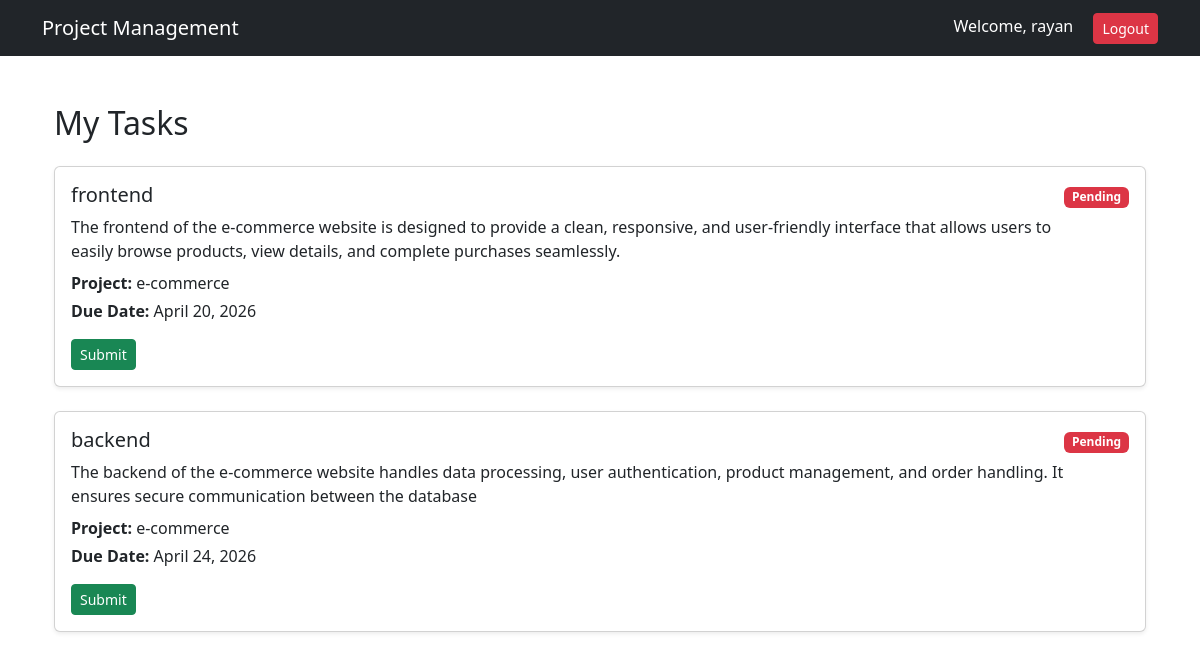
The page /mytasks/ (signed in) on the database its author committed.
### core/models.py (models this page shows, shortened)
class CustomUser(AbstractUser):
    USER_TYPE_CHOICES = (
        ('admin', 'Admin'),
        ('employee', 'Employee'),
    )
    user_type = models.CharField(max_length=20, choices=USER_TYPE_CHOICES, default='employee')
    phone = models.CharField(max_length=15, blank=True, null=True)
    profile_image = models.ImageField(upload_to='profiles/', blank=True, null=True)

class Task(models.Model):
    STATUS_CHOICES = [
        ('Pending', 'Pending'),
        ('In Progress', 'In Progress'),
        ('Completed', 'Completed'),
    ]
    title = models.CharField(max_length=200)
    description = models.TextField()
    status = models.CharField(max_length=20, choices=STATUS_CHOICES, default='Pending')
    project = models.ForeignKey(Project, on_delete=models.CASCADE)
    assigned_to = models.ForeignKey(settings.AUTH_USER_MODEL, on_delete=models.CASCADE)
    due_date = models.DateField()
    created_at = models.DateTimeField(auto_now_add=True)
    submission_file = models.FileField(upload_to='submissions/', null=True, blank=True)

class Project(models.Model):
    STATUS_CHOICES = [
        ('Pending', 'Pending'),
        ('In Progress', 'In Progress'),
        ('Completed', 'Completed'),
    ]
    name = models.CharField(max_length=200)
    description = models.TextField()
    status = models.CharField(max_length=20, choices=STATUS_CHOICES, default='Pending')
    start_date = models.DateField()
    end_date = models.DateField()
    assigned_manager = models.ForeignKey(settings.AUTH_USER_MODEL, on_delete=models.CASCADE, related_name='managed_projects')

### core/views.py (the view)
# urls.py: path('mytasks/',mytasks),
@login_required
def mytasks(request):
    tasks = Task.objects.filter(assigned_to=request.user)
    return render(request, 'mytasks.html', {'tasks': tasks})

### core/templates/mytasks.html
{% extends "base.html" %}
{% block content %}
<div class="container mt-5">
    <h2 class="mb-4">My Tasks</h2>
    {% for task in tasks %}
        <div class="card shadow-sm mb-4">
            <div class="card-body">
            <div class="d-flex justify-content-between align-items-start">
                <div>
                    <h5 class="card-title mb-2">{{ task.title }}</h5>
                     <p class="card-text mb-2">{{ task.description }}</p>
                    <p class="mb-1">
                    <strong>Project:</strong> {{ task.project.name }}
                     </p>
                    <p class="mb-0">
                     <strong>Due Date:</strong> {{ task.due_date }}
                    </p>
                        </div>
                    <div>
                        {% if task.status == "Completed" %}
                            <span class="badge bg-success"> Completed</span>
                        {% elif task.status == "In Progress" %}
                            <span class="badge bg-warning text-dark">{{ task.status }}</span>
                        {% else %}
                            <span class="badge bg-danger">{{ task.status }}</span>
                        {% endif %}
                    </div>
                </div>
                <div class="mt-3">
                    {% if task.status != "Completed" %}
                        <a href="/submittask/{{ task.id }}/" class="btn btn-success btn-sm">
                            Submit
                        </a>
                    {% endif %}
                </div>
            </div>
        </div>
    {% empty %}
        <div class="alert alert-info">
            No tasks assigned to you.
        </div>
    {% endfor %}
</div>
{% endblock %}

### core/templates/base.html (shortened to what this page needs)
{% load static %}
<!DOCTYPE html>
<html>
    <link href="https://cdn.jsdelivr.net/npm/bootstrap@5.3.2/dist/css/bootstrap.min.css" rel="stylesheet">
      {% load static %}
    <link rel="stylesheet" href="{% static 'css/style.css' %}">
</head>
<body>
<nav class="navbar navbar-expand-lg navbar-dark bg-dark">
    <div class="container">
        <a class="navbar-brand" href="/">Project Management</a>
        <div class="ms-auto">
            {% if user.is_authenticated %}
                <span class="text-white me-3">
                    Welcome, {{ user.username }}
                </span>
                <a href="/logout/" class="btn btn-danger btn-sm">
                    Logout
                </a>
            {% endif %}
        </div>
    </div>
</nav>
<div class="container mt-4">
    {% block content %}
    {% endblock %}
</div>
</body>
</html>

### rows shown on the page
CustomUser: username "rayan"
Task: title "frontend", description "The frontend of the e-commerce website is designed to provide a clean, responsive, and user-friendly interface that allows users to easily browse products, view details, and complete purchases seamlessly.", project.name "e-commerce", due_date "April 20, 2026", status "Pending"
Task: title "backend", description "The backend of the e-commerce website handles data processing, user authentication, product management, and order handling. It ensures secure communication between the database", project.name "e-commerce", due_date "April 24, 2026", status "Pending"
